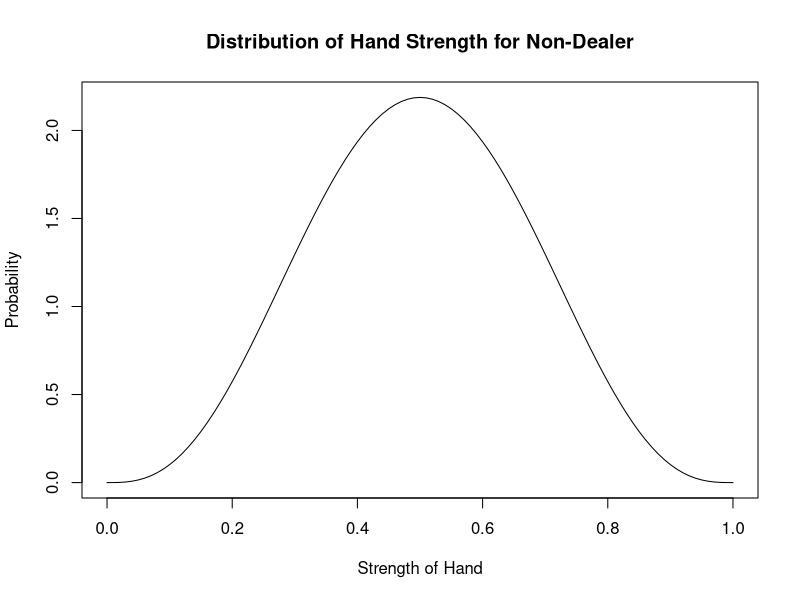
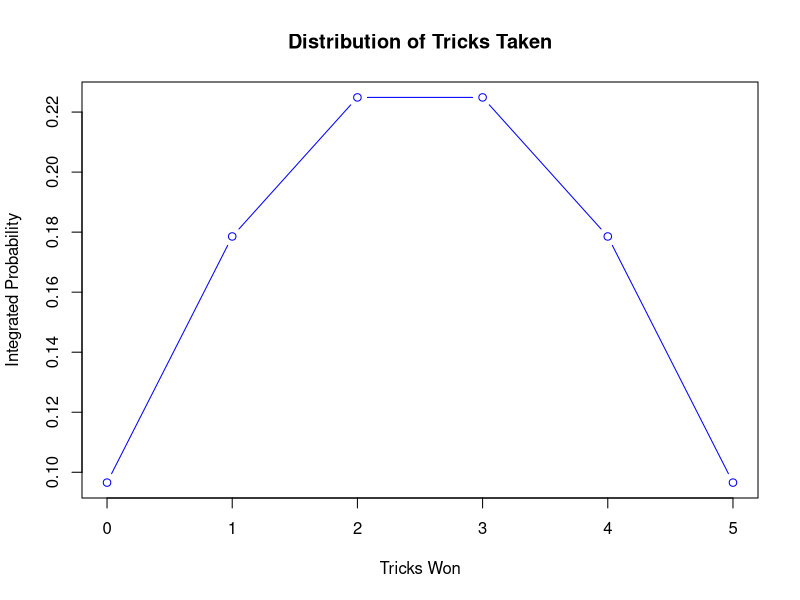
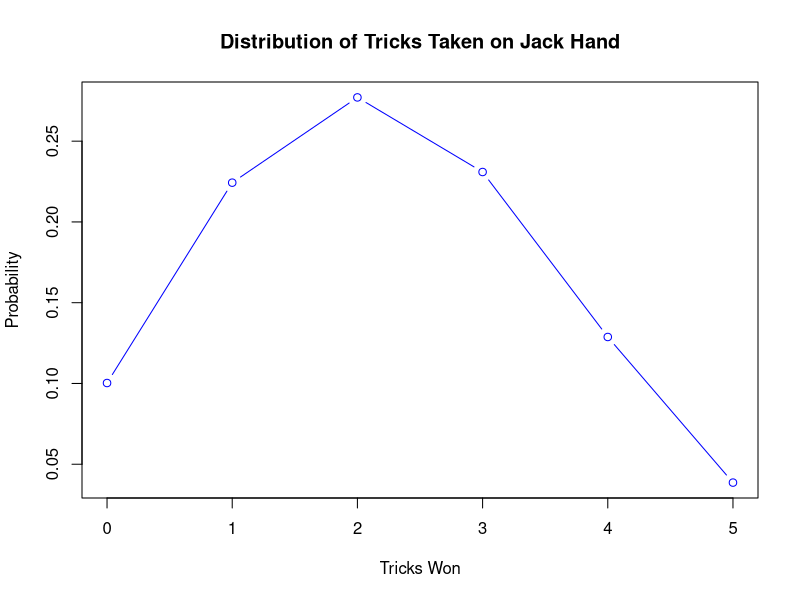
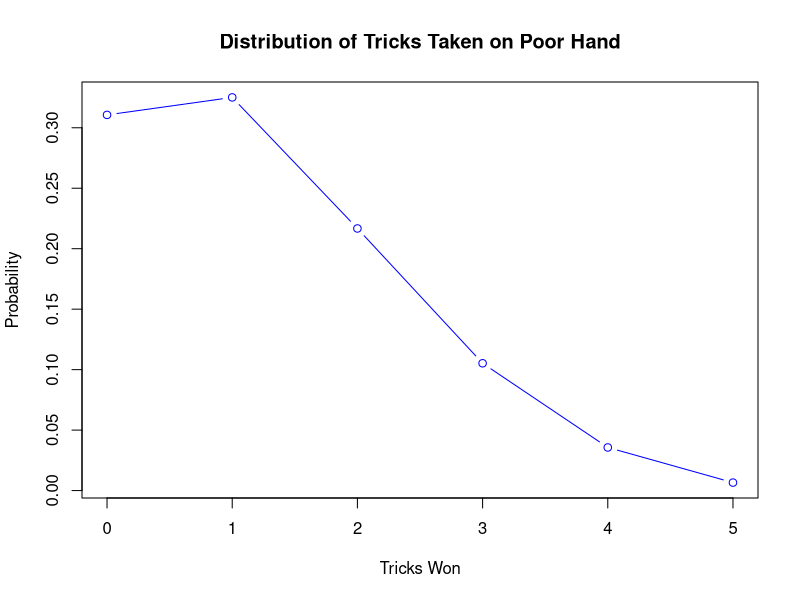
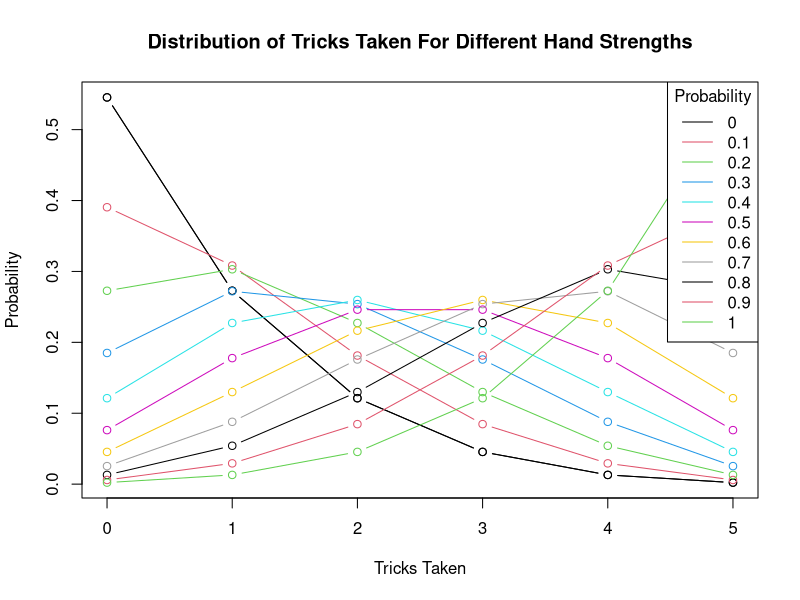
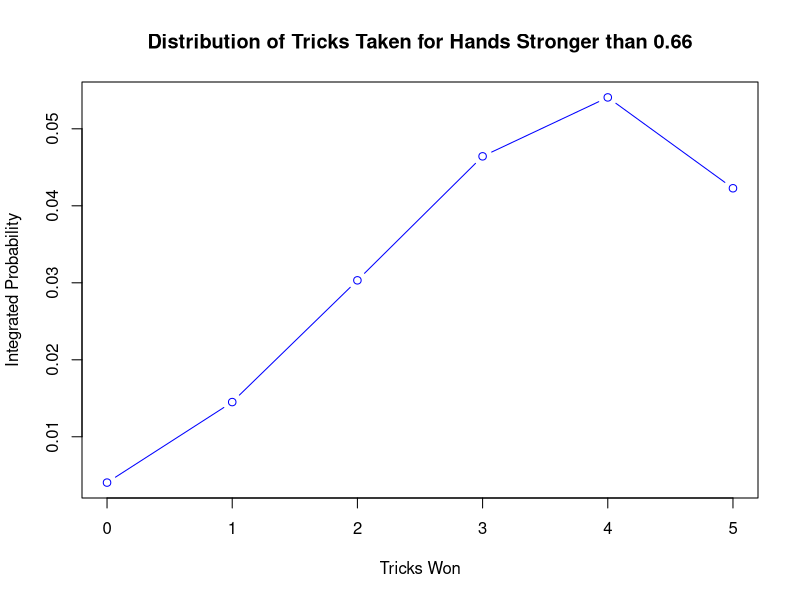
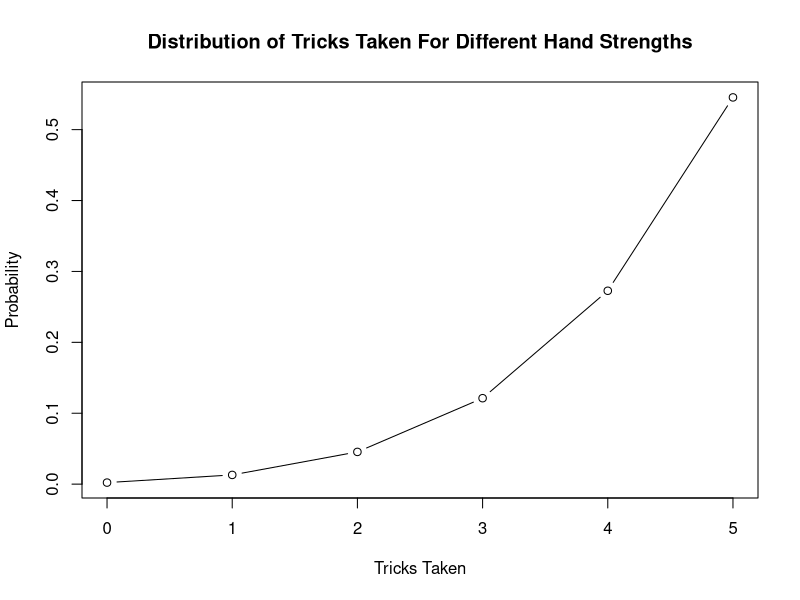
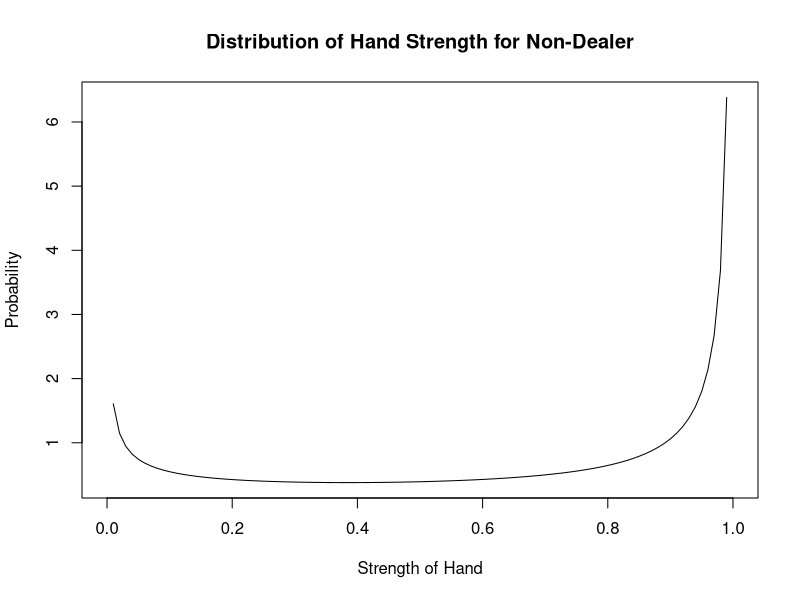

These figures' R source, in order:
# Install the VGAM package if you haven't already
#install.packages("VGAM")

# Load the VGAM package
library(VGAM)

# Load additional libraries
#install.packages("ggplot2")
library(ggplot2)
library(reshape2)

# Define the range for Xh
x <- seq(0, 1, by = 0.01)

# Beta distribution parameters for Xh
shape1_Xh <- 4
shape2_Xh <- 4

# Beta distribution density function for Xh
beta_density_Xh <- dbeta(x, shape1 = shape1_Xh, shape2 = shape2_Xh)

curve(dbeta(x, shape1 = shape1_Xh, shape2 = shape2_Xh), xlab = "Strength of Hand", ylab = "Probability", main = "Distribution of Hand Strength for Non-Dealer")

# Function to calculate Beta-Binomial PMF
beta_binom_pmf <- function(Xw, size, shape1, shape2) {
  return(dbetabinom.ab(Xw, size = size, shape1 = shape1 + 1, shape2 = shape2 + 1))
}

# Function to integrate Beta-Binomial PMF over Xh
integrate_beta_binom_over_Xh <- function(Xw, size) {
  # Integrate over the range of Xh
  integral <- sum(beta_density_Xh * beta_binom_pmf(Xw, size = size, shape1 = x * size, shape2 = size - x * size)) * (x[2] - x[1])
  return(integral)
}

convertToPointReturn <- function(lst){
  return (-2 * (lst[1] + lst[2] + lst[3]) + 1 * (lst[4] + lst[5]) + 2 * lst[6])
}



# Define the range for Xw
Xw_range <- 0:5

# Initialize a vector to store the integrated probabilities for each Xw
integrated_probs <- numeric(length(Xw_range))

# Perform partial integration over Xh for each Xw
for (i in 1:length(Xw_range)) {
  integrated_probs[i] <- integrate_beta_binom_over_Xh(Xw = Xw_range[i], size = 5)
}


# Print the integrated probabilities
cat("The integrated probabilities over the range are:", integrated_probs, "\n")
sum(integrated_probs)

# Plot the integrated probabilities
plot(Xw_range, integrated_probs, type = "b", col = "blue", xlab = "Tricks Won", ylab = "Integrated Probability",
     main = "Distribution of Tricks Taken")

#Distribution of hands won by dealer if called on Jack hand
dealerJackHand <- beta_binom_pmf(Xw_range, size = 5, shape1 = .45 * 5 + 1, shape2 = 5 - .3 * 5 + 1)

plot(Xw_range, dealerJackHand, type = "b", col = "blue", xlab = "Tricks Won", ylab = "Probability",
     main = "Distribution of Tricks Taken on Jack Hand")
convertToPointReturn(dealerJackHand)

dealerPoorHand <- beta_binom_pmf(Xw_range, size = 5, shape1 = .05 * 5 + 1, shape2 = 5 - .05 * 5 +1)

plot(Xw_range, dealerPoorHand, type = "b", col = "blue", xlab = "Tricks Won", ylab = "Probability",
     main = "Distribution of Tricks Taken on Poor Hand")
convertToPointReturn(dealerPoorHand)

# Define the probability and calculate shape parameters for the original plot

x <- 0:5

# Plot the first Beta-Binomial distribution to set up the plot
prob <- 0
sh1 <- prob * 5 
sh2 <- 5 - sh1
probs <- dbetabinom.ab(x, size = 5, shape1 = sh1 + 1, shape2 = sh2 + 1)
plot(x, probs, type = "b", col = 1, xlab = "Tricks Taken", ylab = "Probability",
     main = "Distribution of Tricks Taken For Different Hand Strengths")

# Loop through different probability values and add lines to the plot
for (k in seq(0, 1, 0.1)) {
  prob <- k
  sh1 <- prob * 5 
  sh2 <- 5 - sh1
  probs <- dbetabinom.ab(x, size = 5, shape1 = sh1 + 1, shape2 = sh2 + 1)
  lines(x, probs, type = "b", col = k*10 + 1)
}

#Lengend for different hand probs
legend("topright", legend = seq(0, 1, 0.1), col = 1:11, lty = 1, title = "Probability")


# Initialize an empty 2D array
expectedReturns <- array(dim = c(2, 101))

# Define the x values for the distribution (assuming you want to evaluate x from 0 to 5)
x <- 0:5

# Loop over the range of probabilities
for (i in seq(0, 1, by = 0.01)) {
  prob <- i
  sh1 <- 5 * prob
  sh2 <- 5 - sh1
  
  # Calculate the probability using dbetabinom.ab
  probs <- dbetabinom.ab(x, 5, shape1 = sh1 + 1, shape2 = sh2 + 1)
  
  # Update the expectedReturns array (correcting the indexing)
  idx <- as.integer(i * 100) + 1  # Find the index in the 2nd dimension (from 1 to 101)
  expectedReturns[1, idx] <- i  # Assign the probability to the first row
  expectedReturns[2, idx] <- convertToPointReturn(probs)  # Assign the expected return to the second row
}
print(expectedReturns)

1 - pbeta(.72, 4, 4)


####################

partial_integrate_beta_binom_over_Xh <- function(Xw, size, xMin) {
  x <- seq(xMin, 1, .01)
  beta_density_Xh <- dbeta(x, shape1 = 4, shape2 = 4) # Example definition
  
  # Integrate over the range of Xh
  integral <- sum(beta_density_Xh * beta_binom_pmf(Xw, size = size, shape1 = x * size, shape2 = size - x * size)) * (x[2] - x[1])
  return(integral)
}

# Define the range for Xw
Xw_range <- 0:5
xMin <- .66

# Initialize a vector to store the integrated probabilities for each Xw
partialIntegratedProbs <- numeric(length(Xw_range))

# Perform partial integration over Xh for each Xw
for (i in 1:length(Xw_range)) {
  partialIntegratedProbs[i] <- partial_integrate_beta_binom_over_Xh(Xw = Xw_range[i], size = 5, xMin = xMin)
}

plot(Xw_range, partialIntegratedProbs, type = "b", col = "blue", xlab = "Tricks Won", ylab = "Integrated Probability",
     main = paste("Distribution of Tricks Taken for Hands Stronger than", xMin))

pbeta(1-xMin, 4, 4)
convertToPointReturn(partialIntegratedProbs) / pbeta(1-xMin, 4, 4)

##################
prob <- 1
sh1 <- prob*5
sh2 <- 5 - sh1
probs <- dbetabinom.ab(x, size = 5, shape1 = sh1 + 1, shape2 = sh2 + 1)
plot(x, probs, type = "b", col = 1, xlab = "Tricks Taken", ylab = "Probability",
     main = "Distribution of Tricks Taken For Different Hand Strengths")
cat(probs)


curve(dbeta(x, shape1 = .5, shape2 = .2), xlab = "Strength of Hand", ylab = "Probability", main = "Distribution of Hand Strength for Non-Dealer")
